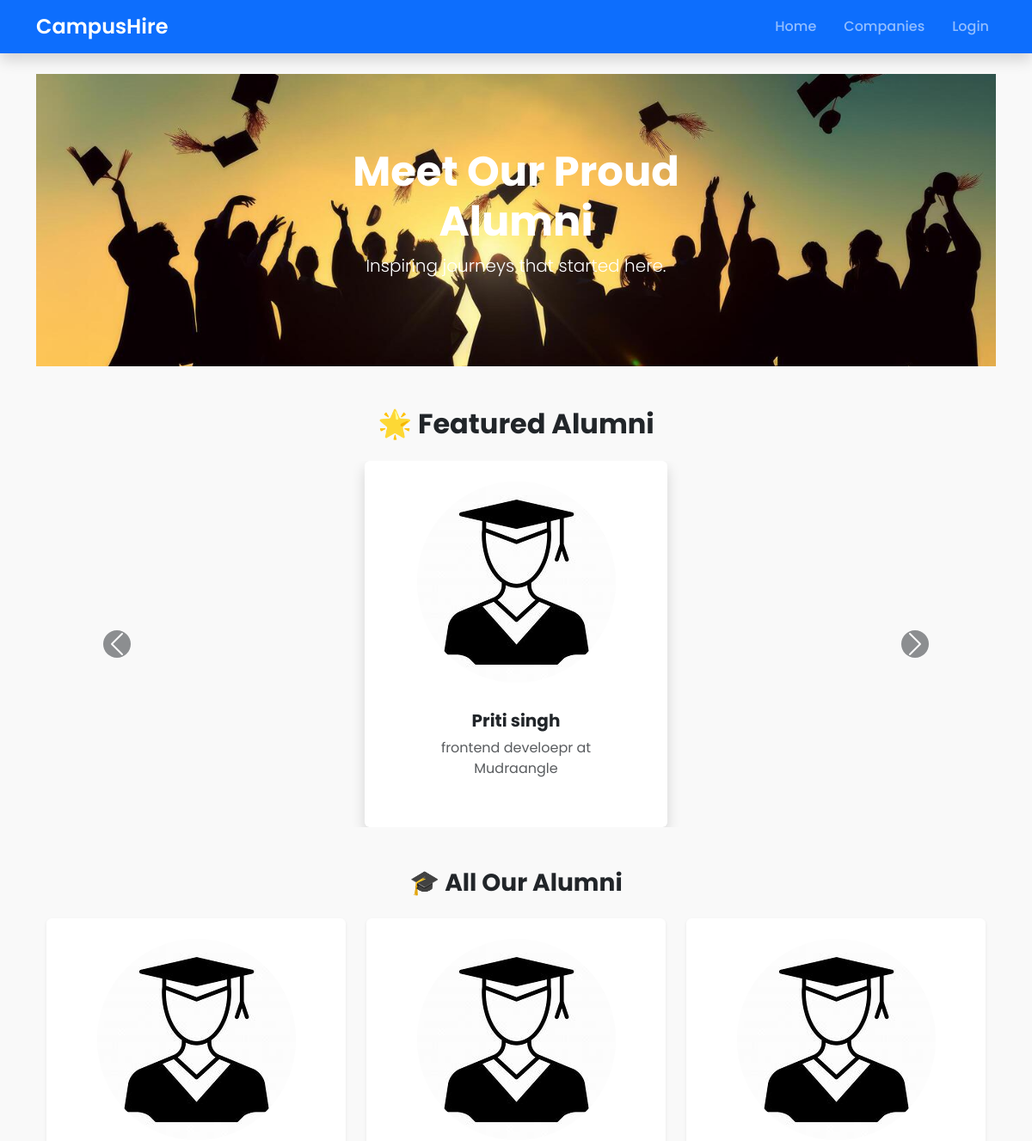
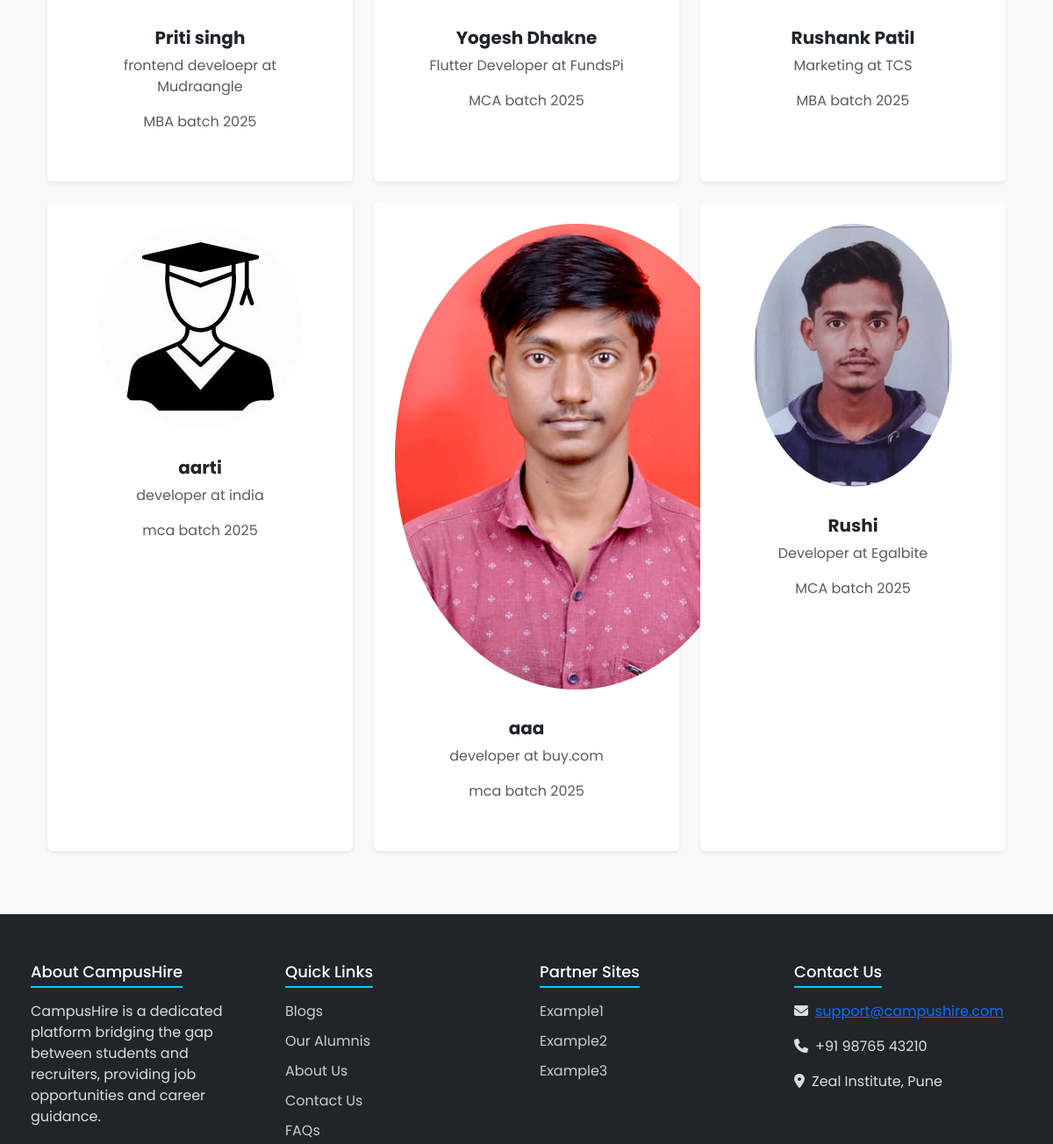
Before: /alumni/ (upper part) with the older database file (2 pictures, top to bottom).
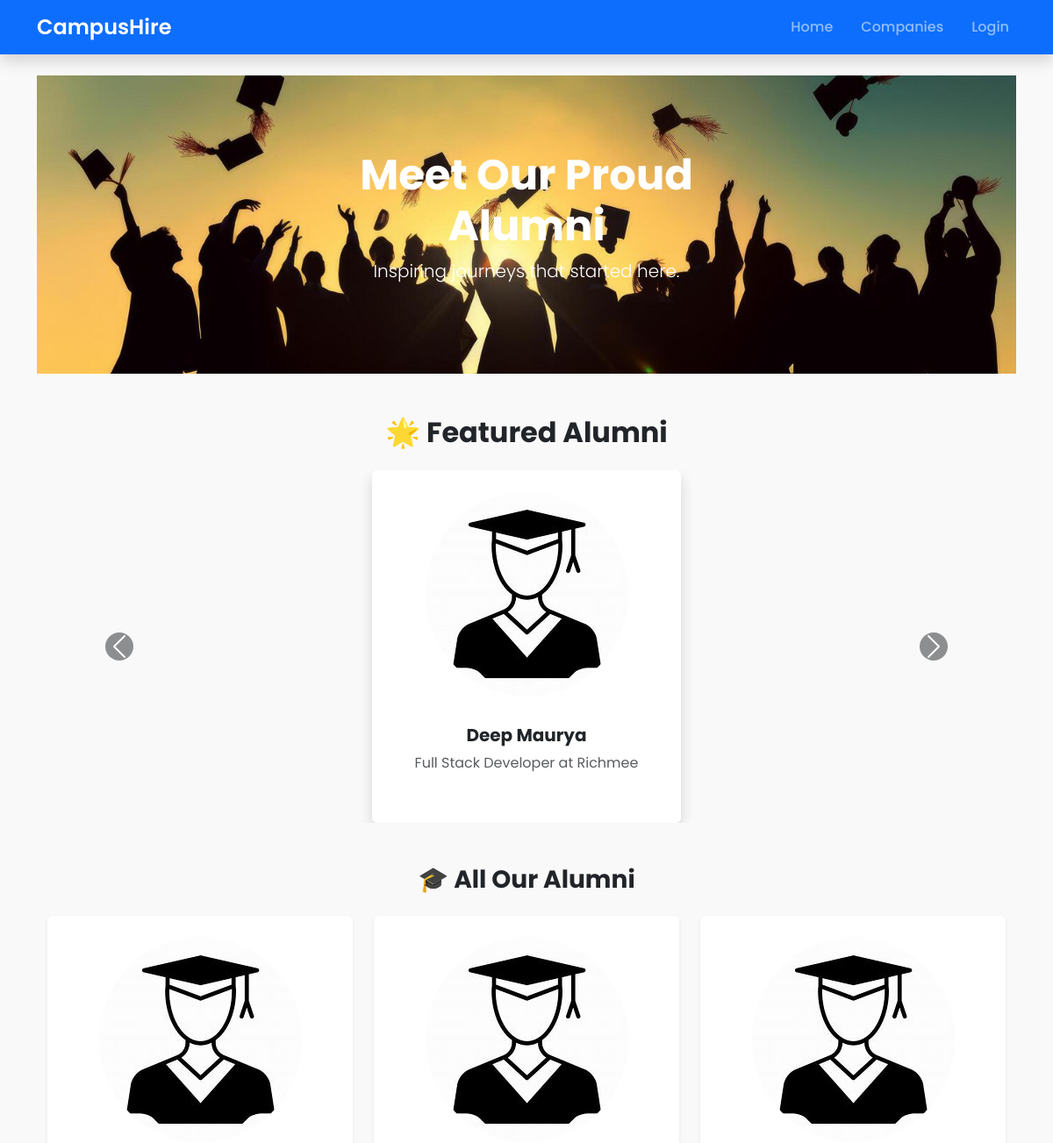
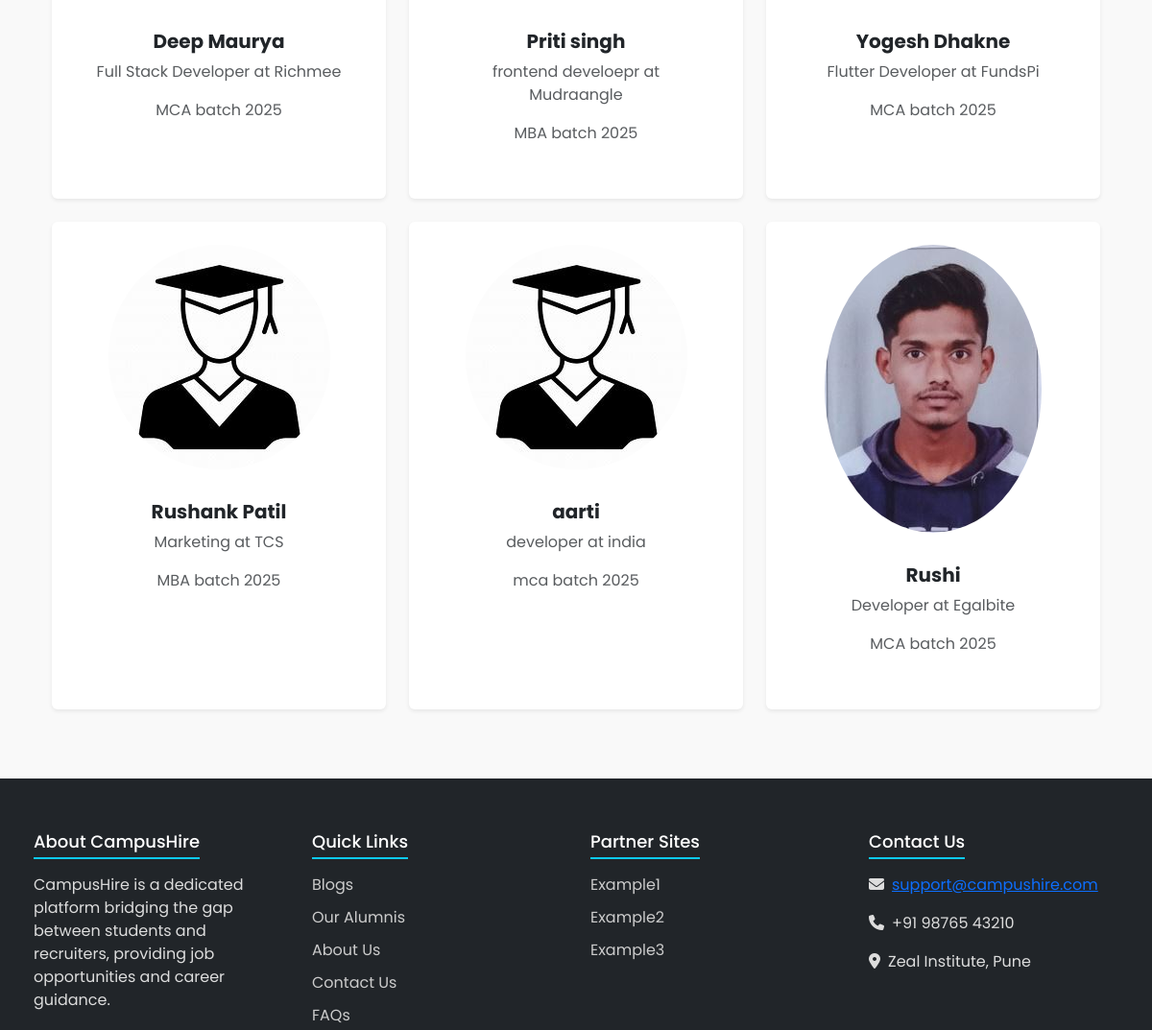
After: the same page with the newer database file (2 pictures, top to bottom).
### tpo/models.py (models this page shows, shortened)
class Alumni(models.Model):
    name = models.CharField(max_length=100)
    email = models.EmailField(unique=True)
    course = models.CharField(max_length=100)
    passing_year = models.IntegerField()
    current_company = models.CharField(max_length=100)
    position = models.CharField(max_length=100)
    is_visible = models.BooleanField(default=True)  # TPO can toggle this
    profile_pic = models.ImageField(upload_to='alumni_profiles/', blank=True, null=True)

### users/views.py (the view)
# urls.py: path('alumni/', alumni_list_student, name='student_alumni'),
def alumni_list_student(request):
    alumni = Alumni.objects.filter(is_visible=True)
    return render(request, 'alumni1_list.html', {'alumni': alumni, 'profile': profile})

### users/templates/alumni1_list.html (shortened to what this page needs)
{% extends "base/base.html" %}
{% load static %}
{% block content %}
<div class="container-fluid p-0">
    <div class="position-relative">
        <img src="{% static 'images/alumni.jpg' %}" alt="College Banner" class="img-fluid w-100" style="max-height: 340px; object-fit: cover;">
        <div class="position-absolute top-50 start-50 translate-middle text-center text-white">
            <h1 class="display-5 fw-bold banner-text">Meet Our Proud Alumni</h1>
            <p class="lead d-none d-md-block">Inspiring journeys that started here.</p>
        </div>
    </div>
    <div class="container py-5">
        <h2 class="text-center fw-bold mb-4 text-gradient-primary">🌟 Featured Alumni</h2>
        <div id="alumniCarousel" class="carousel slide mb-5" data-bs-ride="carousel">
            <div class="carousel-inner">
                {% for alum in alumni %}
                <div class="carousel-item {% if forloop.first %}active{% endif %}">
                    <div class="d-flex justify-content-center">
                        <div class="card alumni-card text-center p-4 border-0 shadow" style="width: 22rem;">
                            {% if alum.profile_pic %}
                            <img src="{{ alum.profile_pic.url }}" class="rounded-circle mx-auto alumni-img mb-3" alt="{{ alum.name }}">
                            {% else %}
                            <img src="{% static 'images/default_alumni.jpeg' %}" class="rounded-circle mx-auto alumni-img mb-3" alt="Default">
                            {% endif %}
                            <div class="card-body">
                                <h5 class="card-title fw-bold">{{ alum.name }}</h5>
                                <p class="text-muted">{{ alum.position }} at {{ alum.current_company }}</p>
                            </div>
                        </div>
                    </div>
                </div>
                {% endfor %}
            </div>
            <button class="carousel-control-prev" type="button" data-bs-target="#alumniCarousel" data-bs-slide="prev">
                <span class="carousel-control-prev-icon bg-dark rounded-circle" aria-hidden="true"></span>
            </button>
            <button class="carousel-control-next" type="button" data-bs-target="#alumniCarousel" data-bs-slide="next">
                <span class="carousel-control-next-icon bg-dark rounded-circle" aria-hidden="true"></span>
            </button>
        </div>
        <h3 class="text-center fw-bold mb-4 text-gradient-secondary">🎓 All Our Alumni</h3>
        <div class="row g-4">
            {% for alum in alumni %}
            <div class="col-lg-4 col-md-6 col-sm-12">
                <div class="card alumni-card text-center p-4 border-0 h-100 shadow-sm">
                    {% if alum.profile_pic %}
                    <img src="{{ alum.profile_pic.url }}" class="rounded-circle mx-auto alumni-img mb-3" alt="{{ alum.name }}">
                    {% else %}
                    <img src="{% static 'images/default_alumni.jpeg' %}" class="rounded-circle mx-auto alumni-img mb-3" alt="Default">
                    {% endif %}
                    <div class="card-body">
                        <h5 class="card-title fw-bold">{{ alum.name }}</h5>
                        <p class="text-muted">{{ alum.position }} at {{ alum.current_company }}</p>
                        <p class="text-muted">{{ alum.course }} batch {{ alum.passing_year}}</p>
                    </div>
                </div>
            </div>
            {% empty %}
            <p class="text-center text-muted">No alumni profiles available at the moment.</p>
            {% endfor %}
        </div>
    </div>
</div>
{% endblock %}

Changed rows visible on the page:
no longer on one of the page's lists (row unchanged): Alumni: name "Priti singh", position "frontend develoepr", current_company "Mudraangle"
no longer on this page (row edited): Alumni: profile_pic (picture), name "aaa", position "developer", current_company "buy.com", course "mca", passing_year "2025", shown under "🎓 All Our Alumni"
now on this page (row edited): Alumni: name "Deep Maurya", position "Full Stack Developer", current_company "Richmee", course "MCA", passing_year "2025"
